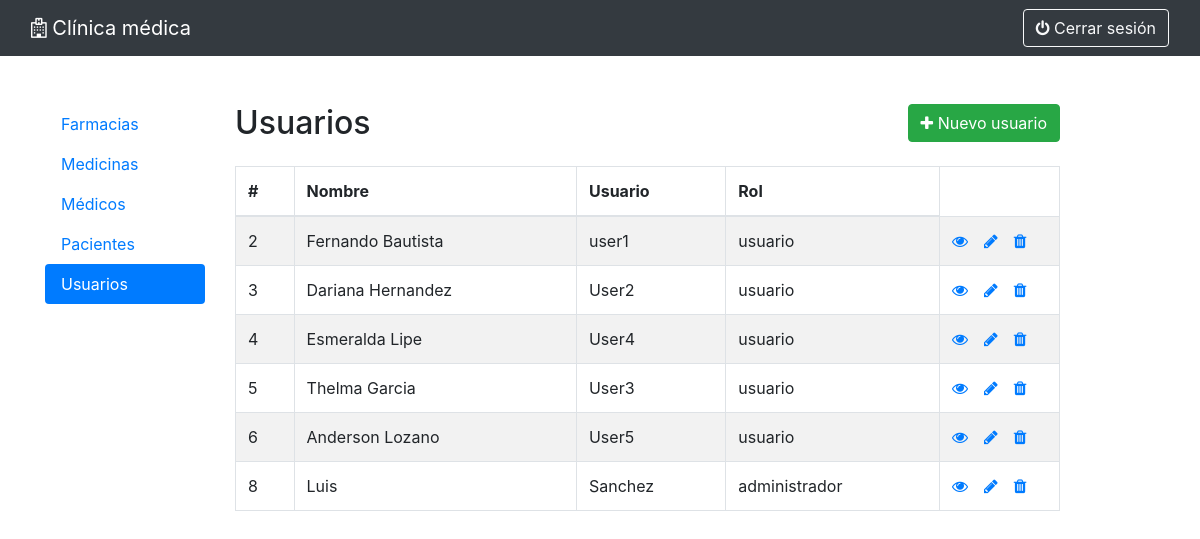
Page /usuarios/index.php (signed in) on the committed database.
### tables this page shows
CREATE TABLE `usuarios` (
  `id` int(11) NOT NULL,
  `nombre` varchar(50) NOT NULL,
  `usuario` varchar(20) NOT NULL,
  `clave` varchar(20) NOT NULL,
  `rol_id` int(11) DEFAULT NULL
);

CREATE TABLE `roles` (
  `id` int(11) NOT NULL,
  `nombre` varchar(20) NOT NULL
);

### usuarios/index.php (the view, shortened to what this page needs)
<?php
require_once "../config.php";
?>
<!DOCTYPE html>
<html lang="en">
<head>
    <link rel="stylesheet" href="https://stackpath.bootstrapcdn.com/bootstrap/4.5.2/css/bootstrap.min.css">
    <link rel="stylesheet" href="https://maxcdn.bootstrapcdn.com/font-awesome/4.7.0/css/font-awesome.min.css">
</head>
<body>
<nav class="navbar navbar-dark bg-dark">
    <div class="container-fluid">
        <a class="navbar-brand" style="color:white"><i class="fa fa-hospital-o"></i> Clínica médica</a>
        <div class="d-flex">
            <a href="../logout.php?location=farmacias" class="btn btn-outline-light pull-right"><i class="fa fa-power-off"></i> Cerrar sesión</a>
        </div>
    </div>
</nav>
<div class="container">
    <div class="row">
        <div class="col-2 mt-5 mb-3 clearfix">
            <ul class="nav flex-column nav-pills justify-content-center">
                <li class="nav-item">
                    <a class="nav-link" href="#">Farmacias</a>
                </li>
                <li class="nav-item">
                    <a class="nav-link" href="../medicinas/index.php">Medicinas</a>
                </li>
                <li class="nav-item">
                    <a class="nav-link" href="../medicos/index.php">Médicos</a>
                </li>
                <li class="nav-item">
                    <a class="nav-link" href="../pacientes/index.php">Pacientes</a>
                </li>
                <?php
                if ($_SESSION["role_id"] === ROLE_ADMIN) {
                    echo '<li class="nav-item">';
                    echo '<a class="nav-link active" href="index.php">Usuarios</a>';
                    echo '</li>';
                }
                ?>
            </ul>
        </div>
        <div class="col-9">
            <div class="row">
                <div class="col-md-12">
                    <div class="mt-5 mb-3 clearfix">
                        <h2 class="pull-left">Usuarios</h2>
                        <?php
                        if ($_SESSION["role_id"] === ROLE_ADMIN) {
                            echo '<a href="create.php" class="btn btn-success pull-right"><i class="fa fa-plus"></i> Nuevo usuario</a>';
                        }
                        ?>
                    </div>
                    <?php
                    $sql = "SELECT u.id, u.nombre, u.usuario, r.nombre AS nombre_rol FROM usuarios AS u INNER JOIN roles AS r ON u.rol_id = r.id WHERE u.id != 1 ORDER BY u.id";
                    if ($result = mysqli_query($adminLink, $sql)) {
                        if (mysqli_num_rows($result) > 0) {
                            echo '<table class="table table-bordered table-striped">';
                            echo "<thead>";
                            echo "<tr>";
                            echo "<th>#</th>";
                            echo "<th>Nombre</th>";
                            echo "<th>Usuario</th>";
                            echo "<th>Rol</th>";
                            echo "</tr>";
                            echo "</thead>";
                            echo "<tbody>";
                            while ($row = mysqli_fetch_array($result)) {
                                echo "<tr>";
                                echo "<td>" . $row['id'] . "</td>";
                                echo "<td>" . $row['nombre'] . "</td>";
                                echo "<td>" . $row['usuario'] . "</td>";
                                echo "<td>" . $row['nombre_rol'] . "</td>";
                                echo "<td>";
                                echo '<a href="read.php?id=' . $row['id'] . '" class="mr-3" title="View Record" data-toggle="tooltip"><span class="fa fa-eye"></span></a>';
                                if ($_SESSION["role_id"] === ROLE_ADMIN) {
                                    echo '<a href="update.php?id=' . $row['id'] . '" class="mr-3" title="Update Record" data-toggle="tooltip"><span class="fa fa-pencil"></span></a>';
                                    echo '<a href="delete.php?id=' . $row['id'] . '" class="mr-3" title="Delete Record" data-toggle="tooltip"><span class="fa fa-trash"></span></a>';
                                }
                                echo "</td>";
                                echo "</tr>";
                            }
                            echo "</tbody>";
                            echo "</table>";
                        } else {
                            echo '<div class="alert alert-danger"><em>No se encontraron resultados.</em></div>';
                        }
                    } else {
                        echo "Hubo un error al obtener los usuarios.";
                    }
                    ?>
                </div>
            </div>
        </div>
    </div>
</div>
</body>
</html>

### usuarios/index.php (style rules this page uses)
table tr td:last-child { width: 120px; }

### rows in the picture
usuarios: id "2", nombre "Fernando Bautista", usuario "user1", rol.nombre "usuario"
usuarios: id "3", nombre "Dariana Hernandez", usuario "User2", rol.nombre "usuario"
usuarios: id "4", nombre "Esmeralda Lipe", usuario "User4", rol.nombre "usuario"
usuarios: id "5", nombre "Thelma Garcia", usuario "User3", rol.nombre "usuario"
usuarios: id "6", nombre "Anderson Lozano", usuario "User5", rol.nombre "usuario"
usuarios: id "8", nombre "Luis", usuario "Sanchez", rol.nombre "administrador"
